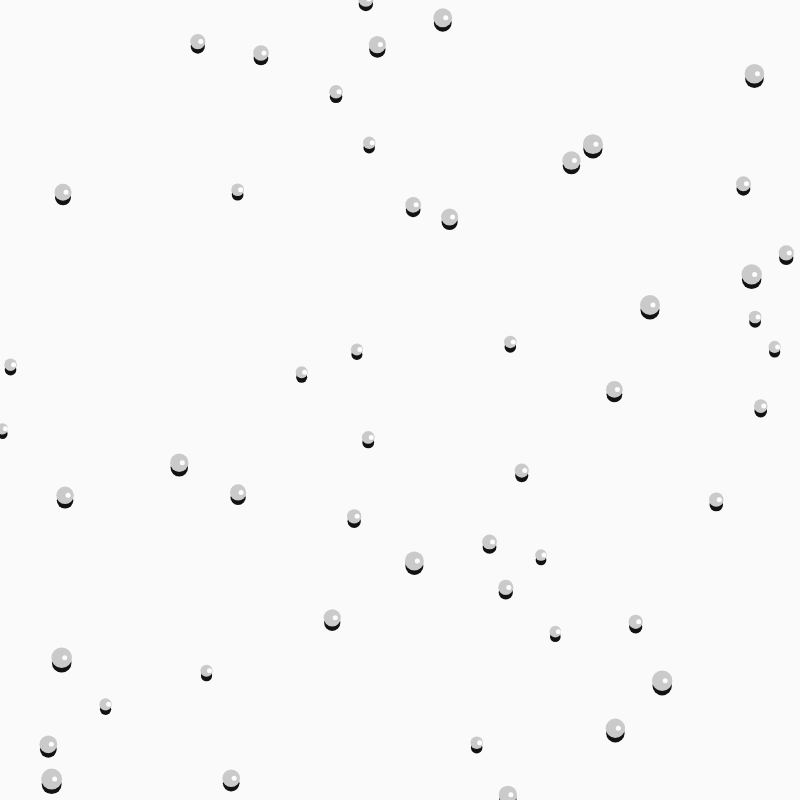
Frame 1 (no input)
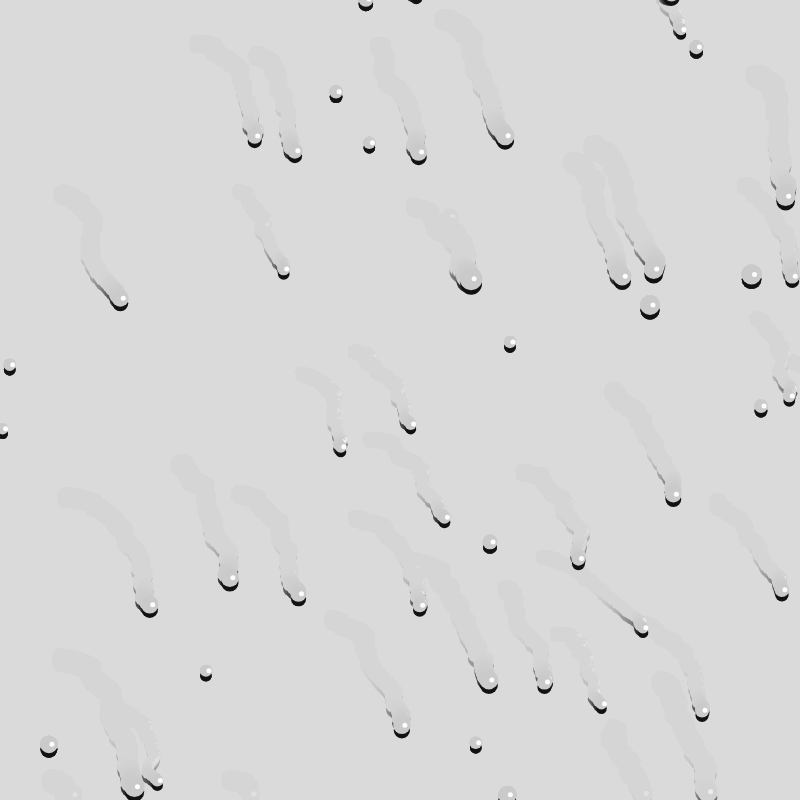
Frame 60 (no input)
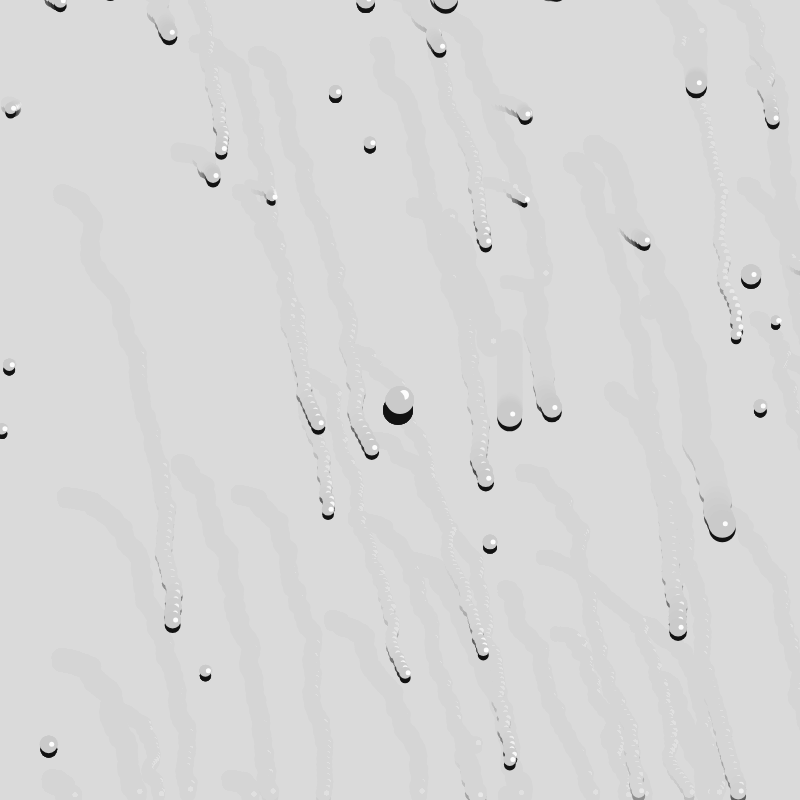
Frame 120 (the mouse pressed at the canvas centre since frame 60)

The p5.js sketch that drew these frames (run headless with seeded random() and noise() and a simulated clock; from frame 60 on, the mouse is pressed at the canvas centre):

// p5.js sketch
// ── sketch.js
//variables

let capture;


let rains = [];
let showCircle = false;
let g = 10;




let lastTime = 0; // stores when we last added a static raindrop
let interval = 100;

function setup() {
  createCanvas(800, 800);
  

  
  
  rains.push(new Rain(random(width), random(height), random(10, 20)));

  for (let i = 0; i < 50; i++) {
    // create 100 rains
    rains.push(new Rain(random(width), random(height), random(10, 20)));
  }
}

function draw() {

  
  background(200,20);
  

  for (let i = 0; i < rains.length; i++) {
    rains[i].show();
    rains[i].update();
    rains[i].move();
  }

  handleCollisions(rains);

  if (showCircle) {
    for (let i = 0; i < rains.length; i++) {
      let d = dist(mouseX, mouseY, rains[i].pos.x, rains[i].pos.y);

      let r = rains[i].sz/2;

      //if collide, mouse gains size based off collided drops, then rain starts back at top
     if (d < r + g / 2) {
    g += rains[i].sz * 0.1; // grow based on size (more visible)

    rains[i].pos.set(random(width), -20); // recycle properly
  }
      
    }

   //shadow
    fill(0, 0, 0);
    ellipse(mouseX - 2, mouseY + 10, g + 20);
    //body
    fill(200);
    ellipse(mouseX, mouseY, g + 18);
    //highlight
    fill(255);
    ellipse(mouseX + 4, mouseY - 5, g);
    
    fill(200);
    ellipse(mouseX - 5, mouseY, g + 10);
    
  }
   background(220,20);
 
}

function mousePressed() {
  showCircle = true;
  g = 10;

}

//---------------------------

class Rain {
  constructor(x, y, sz) {
    this.x = x;
    this.y = y;
    this.sz = sz;
    this.wind = random(0, 0.005);

    this.vel = createVector(0, 0);
    this.acc = createVector(0, 0);
    this.pos = createVector(x, y);
    this.r = 16; // for collision + draw

    this.isStatic = random(1) < 0.3;

    this.gravity = this.isStatic ? 0 : map(this.sz, 2, 16, 0.01, 0.06);
  }

  show() {
    push();
    noStroke();

    //shadow
    fill(0, 0, 0);
    ellipse(this.pos.x, this.pos.y, this.sz);
    //body
    

    fill(200);
    ellipse(this.pos.x, this.pos.y - 5, this.sz + 1);
 

    
    //highlight
    fill(255);
    ellipse(this.pos.x + 3, this.pos.y - 5, 5);
    
  }

  move() {
    if (!this.isStatic) {
      this.pos.x += random(-2, 4);
    } else {
      this.pos.x = this.pos.x + random(-0.1, 0.1);
    }
  }

  applyForce(fy) {
    this.acc.y += fy;
  }

  update() {
    // gravity
    this.applyForce(this.gravity);

    // integrate
    this.vel.add(this.acc);
    this.pos.add(this.vel);
    this.acc.mult(0);

    //reset
    if (this.pos.y > height) {
      this.pos.y = random(-50, 0); // start slightly above screen
      this.pos.x = random(width); // new random x position
      this.sz = random(10, 20);
      this.vel.y = 0; // reset falling speed
    }
  }
}

//--------------------------------------------------------end ofclass

//Make a function to detect collision
// let i be a variable, if  the variable is more or equals to 0, the index gets moved down.
function handleCollisions(rains) {
  for (let i = rains.length - 1; i >= 0; i--) {
    for (let j = i - 1; j >= 0; j--) {
      let r1 = rains[i];
      let r2 = rains[j];

      if (!r1 || !r2) continue; // safety check

      let d = dist(r1.pos.x, r1.pos.y, r2.pos.x, r2.pos.y);

      if (d < (r1.sz + r2.sz) / 2) {
        // they overlap
        // merge sizes based on area
        let area1 = PI * sq(r1.sz / 2);
        let area2 = PI * sq(r2.sz / 2);
        let newArea = area1 + area2;
        r1.sz = sqrt(newArea / PI) * 2;

        // // if either drop is static, make it fall
        // if (r1.isStatic) r1.isStatic = false;
        // if (r2.isStatic) r2.isStatic = false;

        // optional: average velocities
        r1.vel.add(r2.vel).div(2);

        // remove r2 safely
        rains.splice(j, 1);

        let sz = random(6, 15);
        let x = random(width);
        let y = random(height / 2);
        rains.push(new Rain(x, y, sz, true));
        rains[rains.length - 1].vel = createVector(0, 0);
      }
    }
  }
}
